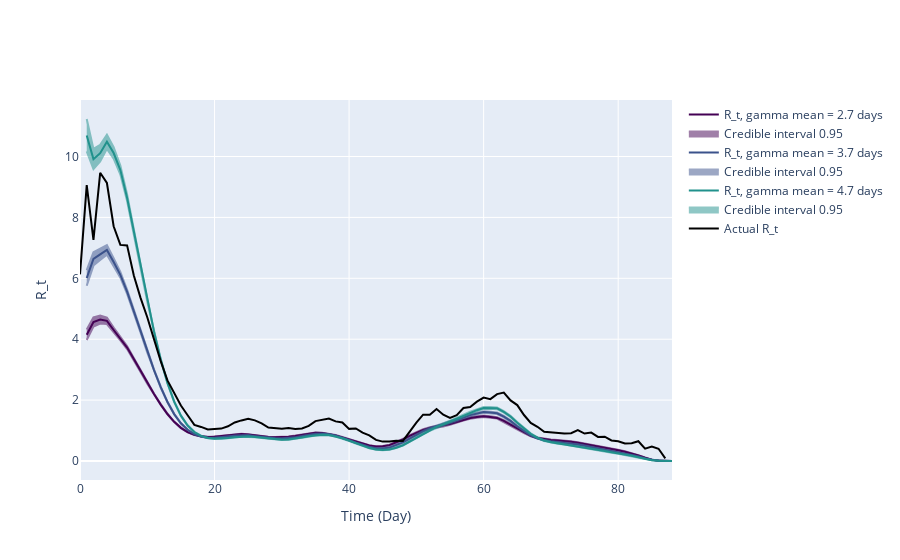

The code cell stored with this chart in its notebook:
### Code cell
# Use incidence data to predict R_t value
theta = incidences_true_r02
end_time_point = len(theta)

inc_data_r02 = pd.DataFrame(
    {
        'Time': np.arange(len(theta)-2),
        'Incidence Number': incidences_true_r02[2:len(theta)]
    }
)

intervals_list_r02 = []
for shape, scale in zip(gamma_shape_list, gamma_scale_list):
    gamma_pdf = gamma.pdf(x, shape, gamma_loc, scale)
    inference = branchpro.BranchProPosterior(
        inc_data=inc_data_r02,
        daily_serial_interval=gamma_pdf,
        alpha=prior_a,
        beta=prior_b)

    inference.run_inference(tau=tau)
    intervals = inference.get_intervals(central_prob=.95)
    intervals_list_r02.append(intervals)

fig = plot_multi_rt_fig(intervals_list_r02, true_rt_r02[2:-1], gamma_pdf, end_time_point)

n = 0
for i, handle in enumerate(fig.figure['data']):
    if handle['name'].startswith('Estimated'):
        mean_val = gamma_shape_list[n]*gamma_scale_list[n]
        handle['name'] = f'R_t, gamma mean = {mean_val:.2g} days'
        n += 1
   
pio.write_image(fig.figure, 'single_plots/predicted_vs_true_rt_r02_multi.pdf') 
fig.show_figure()
